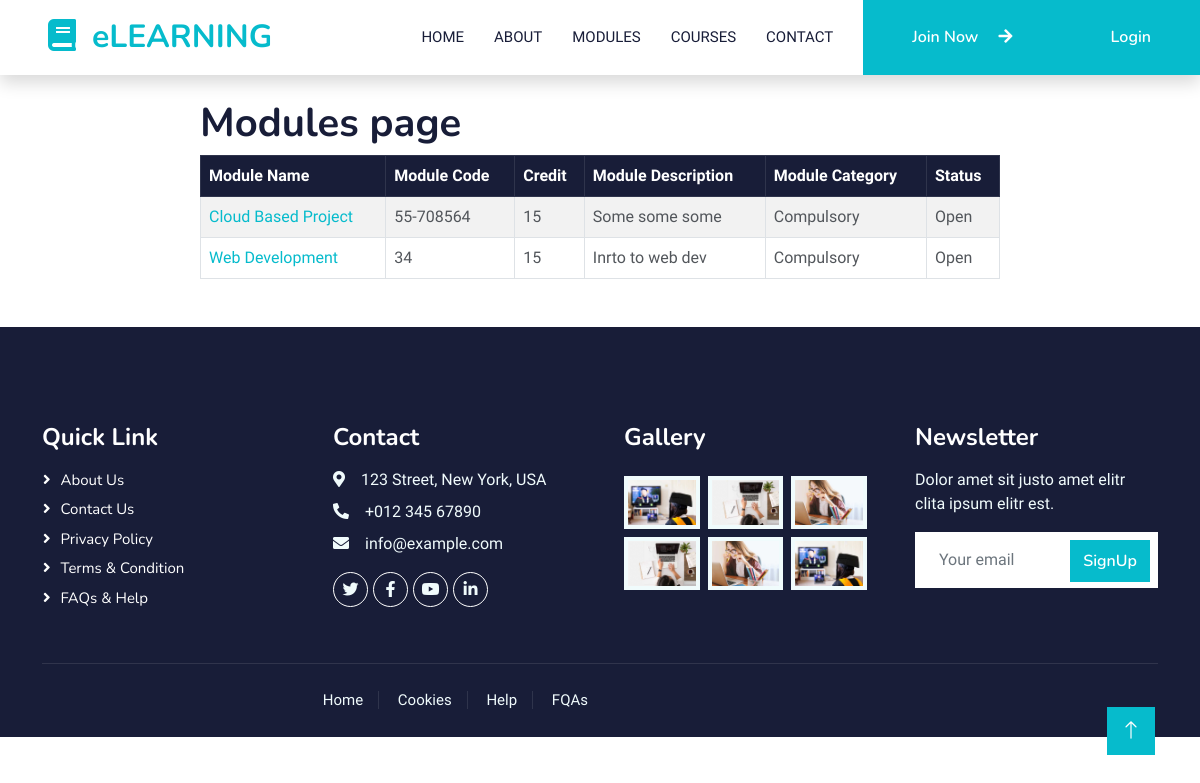
The app's page /modules/ with its own data.
### coursereg/models.py (models this page shows, shortened)
class Module(models.Model):
    module_name=models.CharField(max_length=255)
    code=models.CharField(max_length=255)
    credit=models.IntegerField(default=15)
    module_desc=models.TextField()
    category=models.CharField(max_length=255, default='Compulsory')
    availability=models.BooleanField(default=True)
    courses=models.ManyToManyField(Group, related_name="modules")

### coursereg/views.py (the view)
# urls.py: path("modules/", views.modules, name="module"),
def modules(request):
    student = None
    if request.user.is_authenticated:
        student = Student.objects.get(user=request.user)
    return render(request, "coursereg/modules.html", {"title": "Modules page", "modules": Module.objects.all(), 'student': student})

### coursereg/templates/coursereg/modules.html
{% extends 'coursereg/base.html' %}
{%load static %}
{% block content%}
<div class="col-md-8 offset-md-2">
    <br />
    <h1>Modules page</h1>
    <table class="table table-striped table-hover table-bordered">
        <thead class="table-dark">
            <tr>
                <th scope="col">Module Name</th>
                <th scope="col">Module Code</th>
                <th scope="col">Credit</th>
                <th scope="col">Module Description</th>
                <th scope="col">Module Category</th>
                <th scope="col">Status</th>
            </tr>
        </thead>
        <tbody>
            {% for module in modules %}
            <tr>
                <td scope="row"> <a href="{% url 'coursereg:module_details' module.code%}"> {{ module.module_name }}</a></td>
                <td scope="row">{{ module.code }}</td>
                <td scope="row">{{ module.credit }}</td>
                <td scope="row">{{ module.module_desc }}</td>
                <td scope="row">{{ module.category }}</td>
                <td scope="row">
                    {% if module.availability %}
                    Open
                    {% else %}
                    Closed
                    {% endif %}
                </td>
            </tr>
            {% endfor %}
        </tbody>
    </table>
</div>
{% endblock %}

### coursereg/static/css/style.css (style rules this page uses)
:root { --primary: #06BBCC; --light: #F0FBFC; --dark: #181d38; }

### records on screen
Module: module_name "Cloud Based Project", code "55-708564", credit "15", module_desc "Some some some", category "Compulsory", availability "Open"
Module: module_name "Web Development", code "34", credit "15", module_desc "Inrto to web dev", category "Compulsory", availability "Open"
